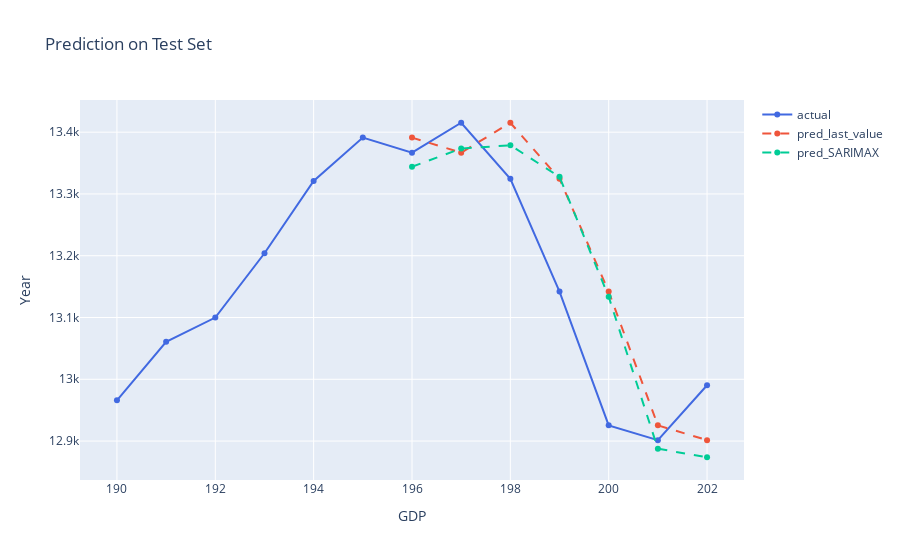

Notebook code for this chart:
### Code cell
fig = go.Figure()
fig.add_trace(go.Scatter(x=target[190:].index, y=target[190:], name='actual', line = dict(color='royalblue')))

for pred_type in methods: 
    fig.add_trace(go.Scatter(x=pred_df.index, y=pred_df[pred_type], name=pred_type, line = dict(dash='dash')))

fig.update_layout(
    yaxis_title='Year',
    xaxis_title='GDP',
    title='Prediction on Test Set'
)  
fig.show()

### Figure 1 — Plotly figure (JSON) as saved in the notebook; plotly's stock layout.template omitted (floating-point values rounded to 4 significant figures)
{"data": [{"line": {"color": "royalblue"}, "name": "actual", "type": "scatter", "x": [190, 191, 192, 193, 194, 195, 196, 197, 198, 199, 200, 201, 202], "y": [12970.0, 13060.0, 13100.0, 13200.0, 13320.0, 13390.0, 13370.0, 13420.0, 13320.0, 13140.0, 12930.0, 12900.0, 12990.0]}, {"line": {"dash": "dash"}, "name": "pred_last_value", "type": "scatter", "x": [196, 197, 198, 199, 200, 201, 202], "y": [13390.0, 13370.0, 13420.0, 13320.0, 13140.0, 12930.0, 12900.0]}, {"line": {"dash": "dash"}, "name": "pred_SARIMAX", "type": "scatter", "x": [196, 197, 198, 199, 200, 201, 202], "y": [13340.0, 13370.0, 13380.0, 13330.0, 13130.0, 12890.0, 12870.0]}], "layout": {"title": {"text": "Prediction on Test Set"}, "xaxis": {"title": {"text": "GDP"}}, "yaxis": {"title": {"text": "Year"}}}}
